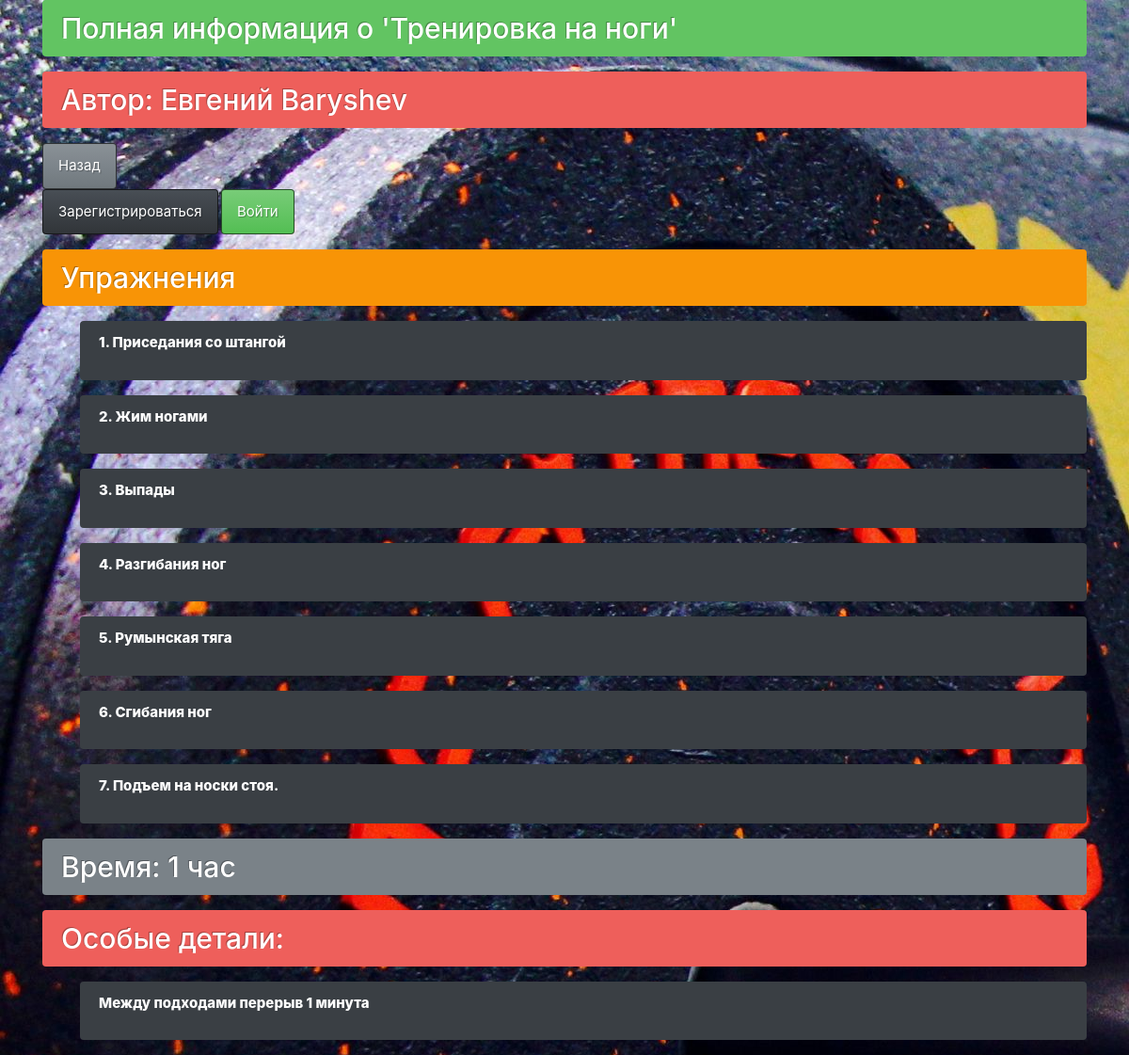
The app's page /show/5 with its own data.
### data1/recipes.py (models this page shows)
class Recipes(SqlAlchemyBase, SerializerMixin):
    __tablename__ = 'recipes'
    id = sqlalchemy.Column(sqlalchemy.Integer,
                           primary_key=True, autoincrement=True)
    personal_id = sqlalchemy.Column(sqlalchemy.Integer,
                                    sqlalchemy.ForeignKey("users.id"))
    name_recipe = sqlalchemy.Column(sqlalchemy.String, nullable=True)
    cooking_time = sqlalchemy.Column(sqlalchemy.String, nullable=True)
    start_date = sqlalchemy.Column(sqlalchemy.DateTime,
                                     default=datetime.datetime.now)
    end_date = sqlalchemy.Column(sqlalchemy.DateTime,
                                     default=datetime.datetime.now)
    ingredients = sqlalchemy.Column(sqlalchemy.String, nullable=True)
    about = sqlalchemy.Column(sqlalchemy.String, nullable=True)
    food = sqlalchemy.Column(sqlalchemy.String, nullable=True)
    name_photo = sqlalchemy.Column(sqlalchemy.String, nullable=True)
    category = sqlalchemy.Column(sqlalchemy.String, nullable=True)
    coeff_popular = sqlalchemy.Column(sqlalchemy.Integer, default=0)
    user = orm.relationship('User')

### data1/users.py (models this page shows, shortened)
class User(SqlAlchemyBase, UserMixin, SerializerMixin):
    __tablename__ = 'users'
    id = sqlalchemy.Column(sqlalchemy.Integer,
                           primary_key=True, autoincrement=True)
    surname = sqlalchemy.Column(sqlalchemy.String, nullable=True)
    name = sqlalchemy.Column(sqlalchemy.String, nullable=True)
    age = sqlalchemy.Column(sqlalchemy.String, nullable=True)
    birth = sqlalchemy.Column(sqlalchemy.String, nullable=True)
    email = sqlalchemy.Column(sqlalchemy.String,
                              index=True, unique=True, nullable=True)
    hashed_password = sqlalchemy.Column(sqlalchemy.String, nullable=True)
    modified_date  = sqlalchemy.Column(sqlalchemy.DateTime,
                                     default=datetime.datetime.now)
    city_from = sqlalchemy.Column(sqlalchemy.String, nullable=True)
    rec = orm.relationship("Recipes", back_populates='user')

### main.py (the view)
    @app.route('/show/<int:id>', methods=['GET', 'POST'])
    def show(id):
        db_sess = db_session.create_session()
        rec = db_sess.query(Recipes).filter(Recipes.id == id,
                                                  ).first()
        user = db_sess.query(User).filter(Recipes.id == id,
                                          Recipes.personal_id == User.id,
                                                  ).first()
        if rec:
            rec.coeff_popular = rec.coeff_popular + 1
            db_sess.commit()
            return render_template('show.html', title='Полная информация о ',
                                   cook=rec.food,
                                   time=rec.cooking_time,
                                   name=user.name,
                                   surname=user.surname,
                                   name_recipe=rec.name_recipe,
                                   ingredients=rec.ingredients)
        else:
            abort(404)
        return redirect('/')

### data1/db_session.py (called while the page is built)
def create_session() -> Session:
    global __factory
    return __factory()

### templates/show.html
{% extends "base.html" %}
{% block content %}
<h2 class="alert alert-success" role="alert">{{ title }} '{{ name_recipe }}'</h2>
<h2 class="alert alert-danger" role="alert">Автор: {{ name }} {{ surname }}</h2>
<a href="/" class="btn btn-secondary">Назад</a>
{% if current_user.is_authenticated %}
            <div class="alert alert-light" role="alert" >
              Пользователь: <a href="/logout" class="alert-link">{{ current_user.name }}</a>
            </div>
        {% else %}
            <p>
                <a class="btn btn-primary " href="/register">Зарегистрироваться</a>
                <a class="btn btn-success" href="/login">Войти</a>
            </p>
{% endif %}
<h2 class="alert alert-warning" role="alert">Упражнения</h2>
{% set ingredients_list = ingredients.split(",") %}
<ul>
    {% for val in ingredients_list %}
    <div class="alert alert-primary" role="alert">
        <p>{{ loop.index }}. {{ val }}</p>
    </div>
    {% endfor %}
</ul>
<h2 class="alert alert-secondary" role="alert">Время: {{ time }}</h2>
<h2 class="alert alert-danger" role="alert">Особые детали:</h2>
<ul>
<div class="alert alert-primary" role="alert">
  <p>{{ cook }}</p>
</div>
</ul>
{% endblock %}

### static/css/fon_web_1.css (style rules this page uses)
body { background-image: url(../img_3/fon4.jpg); background-repeat: repeat-y; }

### static/css/fon_text.css (style rules this page uses)
p { font-weight: 800; font-style: Didot; color: rgb(255, 255, 255); }

### records on screen
Recipes: name_recipe "Тренировка на ноги", cooking_time "1 час", food "Между подходами перерыв 1 минута"
User: name "Евгений", surname "Baryshev"

### other values on screen
{{ title }} "Полная информация о"
{{ val }} "Приседания со штангой" "Жим ногами" "Выпады" "Разгибания ног" "Румынская тяга" "Сгибания ног" "Подъем на носки стоя."
